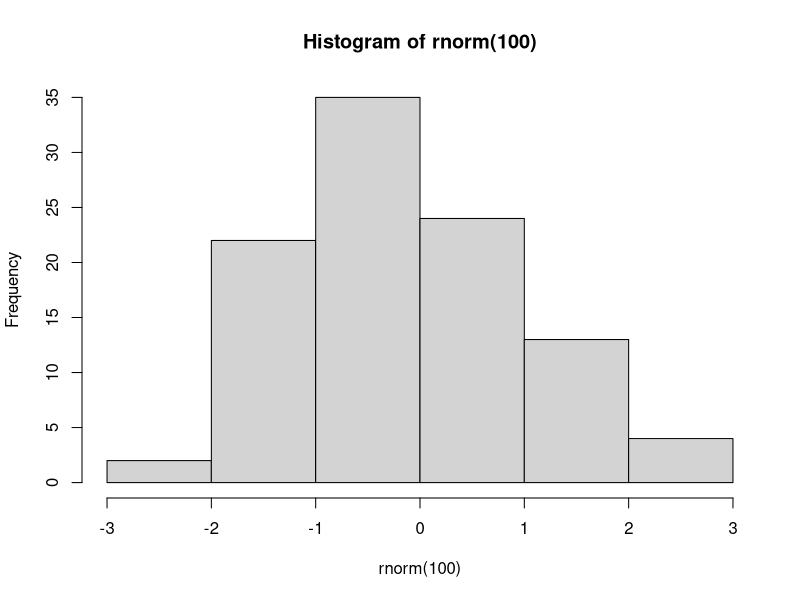

Write R code to recreate this figure.
## ---- chunk 1
rchunkprint <- function(code) {
  cat(paste("```{r}", "\n", code, "\n", "```", "\n", sep=""))
}
## ---- chunk 2
rchunkprint('hist(rnorm(100))')

## ---- chunk 3
hist(rnorm(100))
